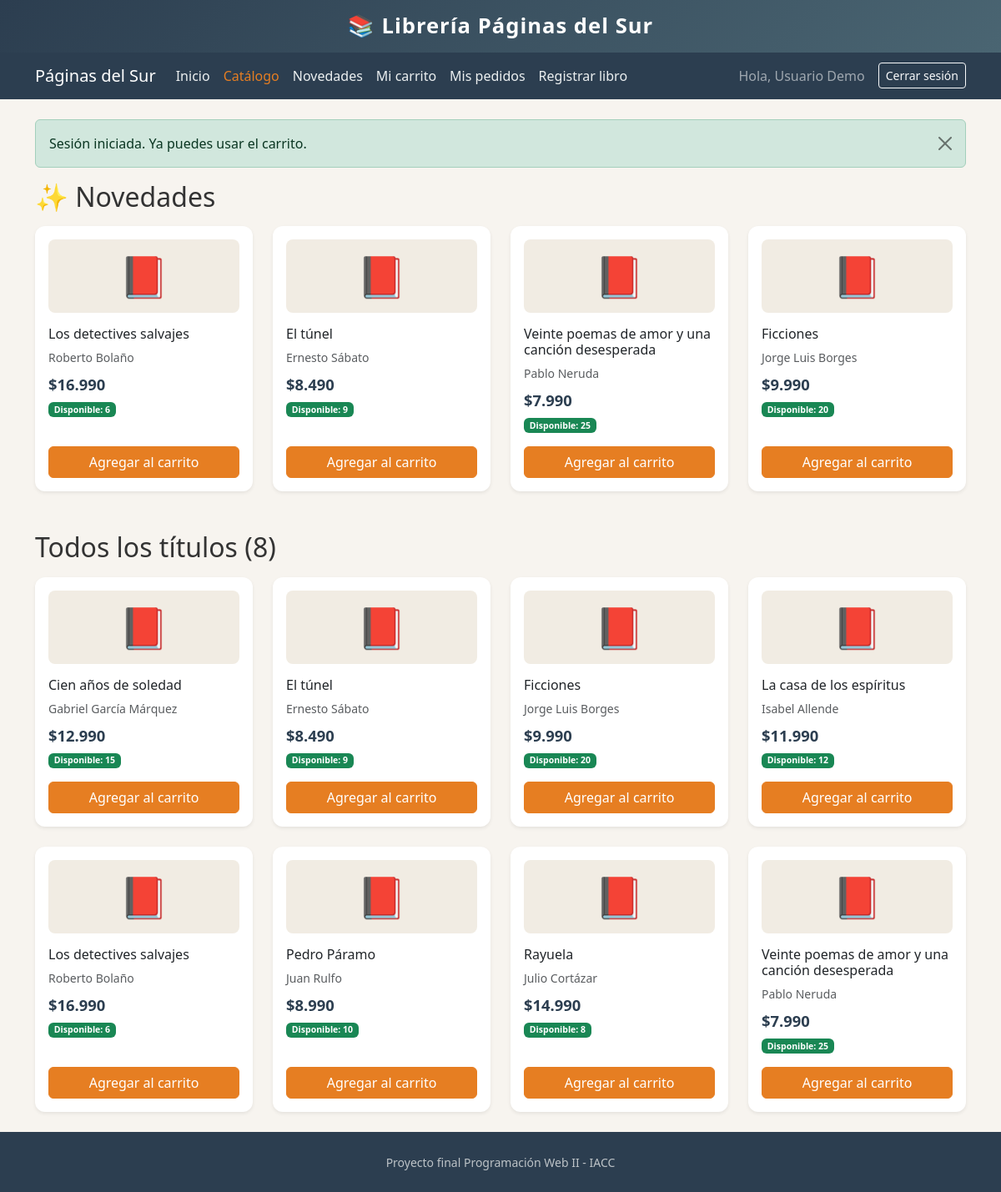
Page /catalogo.php (signed in) on the committed database.
### tables this page shows
CREATE TABLE libros (
  id INT UNSIGNED AUTO_INCREMENT PRIMARY KEY,
  titulo VARCHAR(150) NOT NULL,
  autor VARCHAR(100) NOT NULL,
  precio INT UNSIGNED NOT NULL,
  inventario INT UNSIGNED NOT NULL DEFAULT 0
);

### includes/funciones.php (called while the page is built, shortened)
<?php
function h($texto) {
    return htmlspecialchars((string) $texto, ENT_QUOTES, 'UTF-8');
}
function peso($numero) {
    return '$' . number_format((float) $numero, 0, ',', '.');
}

### catalogo.php (the view, shortened to what this page needs)
<?php
require_once __DIR__ . '/includes/conexion.php';
require_once __DIR__ . '/includes/funciones.php';
$novedades = $conexion->query('SELECT id, titulo, autor, precio, inventario FROM libros ORDER BY id DESC LIMIT 4')
                      ->fetch_all(MYSQLI_ASSOC);
$libros = $conexion->query('SELECT id, titulo, autor, precio, inventario FROM libros ORDER BY titulo')
                   ->fetch_all(MYSQLI_ASSOC);
function tarjeta_libro($libro, $logueado) {
    ?>
    <div class="col-sm-6 col-lg-3">
      <div class="card tarjeta-libro h-100 shadow-sm">
        <div class="card-body d-flex flex-column">
          <div class="portada-libro mb-3">📕</div>
          <h3 class="h6"><?= h($libro['titulo']) ?></h3>
          <p class="text-muted small mb-2"><?= h($libro['autor']) ?></p>
          <p class="precio mb-1"><?= peso($libro['precio']) ?></p>
          <p class="small mb-3">
            <?php if ($libro['inventario'] > 0): ?>
              <span class="badge bg-success">Disponible: <?= $libro['inventario'] ?></span>
            <?php else: ?>
              <span class="badge bg-secondary">Agotado</span>
            <?php endif; ?>
          </p>
          <div class="mt-auto">
            <?php if ($libro['inventario'] == 0): ?>
              <button class="btn btn-outline-secondary w-100" disabled>Sin stock</button>
            <?php elseif ($logueado): ?>
              <form action="carrito_accion.php" method="post">
                <button class="btn btn-acento w-100">Agregar al carrito</button>
              </form>
            <?php else: ?>
              <a href="login.html?msg=sesion" class="btn btn-outline-dark w-100">Inicia sesión para comprar</a>
            <?php endif; ?>
          </div>
        </div>
      </div>
    </div>
    <?php
}
require __DIR__ . '/includes/header.php';
?>
<section id="novedades" class="mb-5">
  <h2 class="mb-3">✨ Novedades</h2>
  <div class="row g-4">
    <?php foreach ($novedades as $libro) { tarjeta_libro($libro, $logueado); } ?>
  </div>
</section>
<section id="titulos">
  <h2 class="mb-3">Todos los títulos (<?= count($libros) ?>)</h2>
  <div class="row g-4">
    <?php foreach ($libros as $libro) { tarjeta_libro($libro, $logueado); } ?>
  </div>
</section>
<?php require __DIR__ . '/includes/footer.php';

### css/estilos.css (style rules this page uses)
:root { --color-principal: #2c3e50; --color-acento: #e67e22; --color-fondo: #f7f4ef; }
body { background-color: var(--color-fondo); font-family: "Segoe UI", Arial, sans-serif; color: #333; }
.btn-acento { background-color: var(--color-acento); border-color: var(--color-acento); color: #fff; }
.tarjeta-libro { border: none; border-radius: 12px; transition: transform .2s, box-shadow .2s; }
.portada-libro { font-size: 3rem; text-align: center; background: #f1ece3; border-radius: 8px; padding: .5rem 0; }
.precio { font-size: 1.15rem; font-weight: 700; color: var(--color-principal); }

### rows in the picture
libros: titulo "Los detectives salvajes", autor "Roberto Bolaño", precio "$16.990", inventario "6"
libros: titulo "El túnel", autor "Ernesto Sábato", precio "$8.490", inventario "9"
libros: titulo "Veinte poemas de amor y una canción desesperada", autor "Pablo Neruda", precio "$7.990", inventario "25"
libros: titulo "Ficciones", autor "Jorge Luis Borges", precio "$9.990", inventario "20"
libros: titulo "Cien años de soledad", autor "Gabriel García Márquez", precio "$12.990", inventario "15"
libros: titulo "La casa de los espíritus", autor "Isabel Allende", precio "$11.990", inventario "12"
libros: titulo "Pedro Páramo", autor "Juan Rulfo", precio "$8.990", inventario "10"
libros: titulo "Rayuela", autor "Julio Cortázar", precio "$14.990", inventario "8"

### other values in the picture
$_SESSION['usuario_nombre'] "Usuario Demo"
$aviso[1] "Sesión iniciada. Ya puedes usar el carrito."
count($libros) "8"
